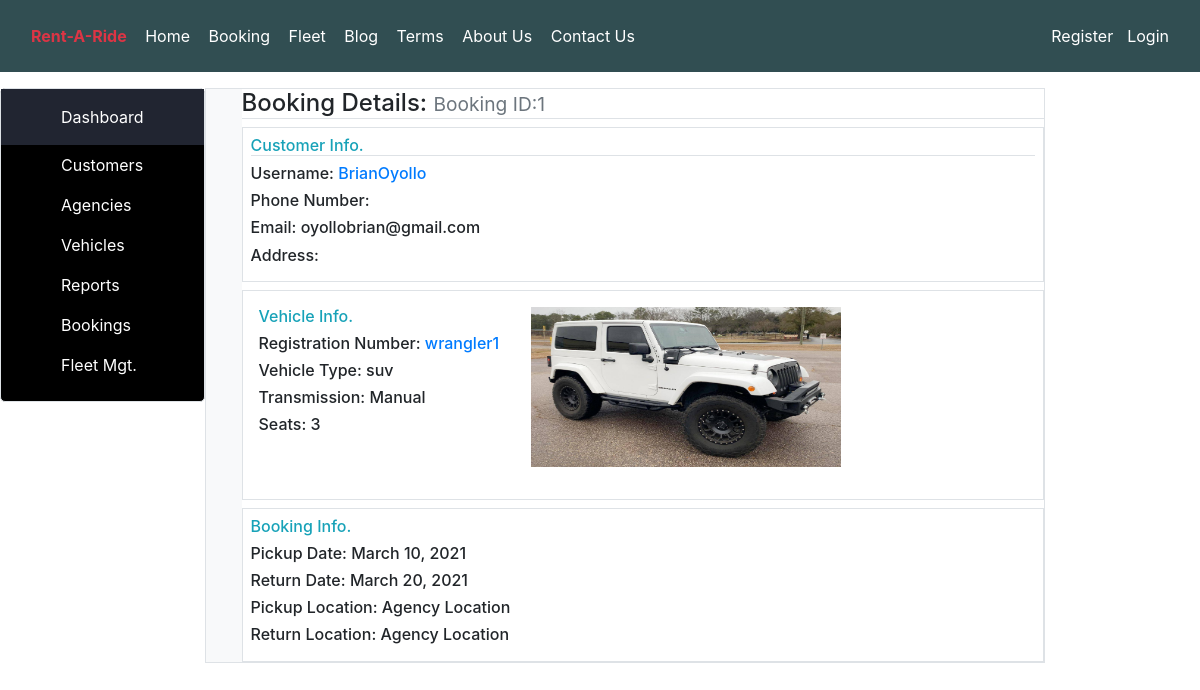
The page /users/admin/1/bookingdetails/ on the database its author committed.
### ops/models.py (models this page shows, shortened)
class Booking(models.Model):
    customer = models.ForeignKey(CustomUser, on_delete=models.DO_NOTHING)
    car = models.ForeignKey(Vehicle, on_delete=models.CASCADE)
    pickup_date = models.DateField(max_length=30)
    return_date = models.DateField(max_length=30)
    pickup_location = models.CharField(max_length=50, default='Agency Location')
    dropoff_location = models.CharField(max_length=50, default='Agency Location')

class Vehicle(models.Model):
    RegNo = models.CharField(primary_key=True, null=False, max_length=10)
    model = models.CharField(null=False, max_length=100)
    type = models.CharField(max_length=15, choices=carTypes, default='sedan')
    owner = models.ForeignKey(Agency, on_delete=models.CASCADE)
    seats = models.CharField(null=False, blank=True, max_length=5)
    transmission = MultiSelectField(choices=transmission)
    price = models.BigIntegerField(blank=False, null=False)
    is_booked = models.BooleanField(default=False)

class VehicleProfile(models.Model):
    car = models.OneToOneField(Vehicle, on_delete=models.CASCADE, related_name='CarProfile')
    best_image = models.ImageField(upload_to='vehicles', default='no-image1.jpg')
    image = models.ImageField(upload_to='vehicles', default='no-image2.png')
    description = models.CharField(max_length=100, null=True, blank=True)

### users/models.py (models this page shows, shortened)
class CustomUser(AbstractUser):
    is_agency = models.BooleanField(default=False)
    is_customer = models.BooleanField(default=False)
    location = models.CharField(max_length=100, blank=True, null=True)

### users/views.py (the view)
# urls.py: path('admin/<pk>/bookingdetails/', AdminBookingDetailView.as_view(), name='booking-details'),
class AdminBookingDetailView(DetailView, LoginRequiredMixin):
    model = Booking
    template_name = 'AdminBookingDetailView.html'

### templates/AdminBookingDetailView.html (shortened to what this page needs)
{% extends 'adminDash.html' %}
{% block dash-items %}
<div class=" bg-white" style="">
    <h4 class="border-bottom text-left ">Booking Details: <small class="text-muted">Booking ID:{{ object.id }}</small></h4>
    <fieldset class="border p-2">
        <h6 class="text-info border-bottom">Customer Info.</h6>
        <h6>Username: <a href="#" class="" title="Click to view customer profile">{{ object.customer.username }}</a></h6>
        <h6>Phone Number: </h6>
        <h6>Email: <span class="">{{ object.customer.email }}</span></h6>
        <h6>Address: </h6>
    </fieldset>
    <fieldset class="border mt-2 p-2">
        <div class="d-flex flex-row bd-highlight mb-3">
            <div class="p-2 bd-highlight">
                <h6 class="text-info">Vehicle Info.</h6>
                <h6>Registration Number: <a href="#" title="click to view vehicle profile"
                                            class="">{{ object.car.RegNo }}</a></h6>
                <h6>Vehicle Type: <span class="">{{ object.car.type }}</span></h6>
                <h6>Transmission: <span class="">{{ object.car.transmission }}</span></h6>
                <h6>Seats: <span class="">{{ object.car.seats }}</span></h6>
            </div>
            <div class="p-2 bd-highlight ml-3">  <img src="{{object.car.CarProfile.best_image.url}}" height="160" width="310"></div>
        </div>
    </fieldset>
    <fieldset class="border mt-2 p-2">
        <h6 class="text-info">Booking Info.</h6>
        <h6>Pickup Date: <span href="#"  class="">{{ object.pickup_date }}</span></h6>
        <h6>Return Date: <span class="">{{ object.return_date }}</span></h6>
        <h6>Pickup Location: <span class="">{{ object.pickup_location }}</span></h6>
        <h6>Return Location: <span class="">{{ object.dropoff_location }}</span></h6>
    </fieldset>
</div>
{% endblock dash-items %}

### rows shown on the page
Booking: id "1", customer.username "BrianOyollo", customer.email "oyollobrian@gmail.com", car.RegNo "wrangler1", car.type "suv", car.transmission "Manual", car.seats "3", car.CarProfile.best_image (picture), pickup_date "March 10, 2021", return_date "March 20, 2021", pickup_location "Agency Location", dropoff_location "Agency Location"
